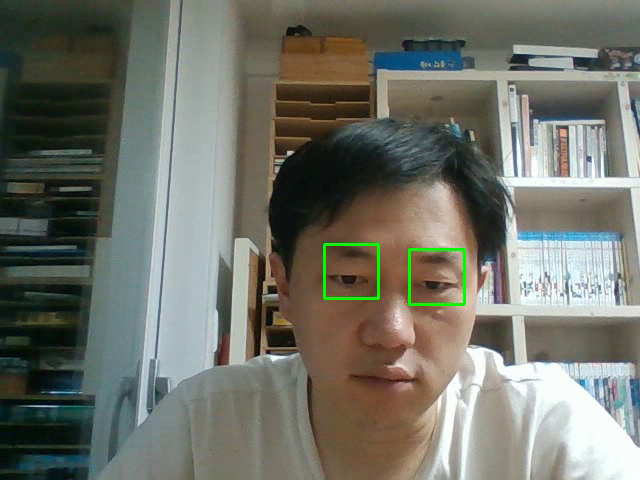
#> input picture frame 7 of 14_22-32-31.avi, 640 x 480 px, given in place of the camera
$ python ex_face_tracking.py
#> lines starting #> are read from the running program, lines starting #| are printed output that depends on the picture; after the words box and inside, x2 and y2 are one past the last pixel; in counts of white or black regions, pixels touching at a corner belong together
# -*- coding: utf-8 -*-
"""
Created on Sun Nov 14 16:09:19 2021

@author: natha
"""

import cv2
import datetime
import os

cur_dir = os.getcwd() + '\\'

cap = cv2.VideoCapture(0)
fourcc = cv2.VideoWriter_fourcc(*'XVID')
record = False

# face_cascade = cv2.CascadeClassifier('./imported_model/haarcascade_frontalface_default.xml')
# face_cascade = cv2.CascadeClassifier('./imported_model/haarcascade_eye.xml')
face_cascade = cv2.CascadeClassifier('./imported_model/haarcascade_lefteye_2splits.xml')

while True:
    ret, img = cap.read()
#> img is the input picture: shape (480, 640, 3); mean B, G, R 104.2, 113.8, 112.1

    if not ret:
        break

    gray = cv2.cvtColor(img, cv2.COLOR_BGR2GRAY)
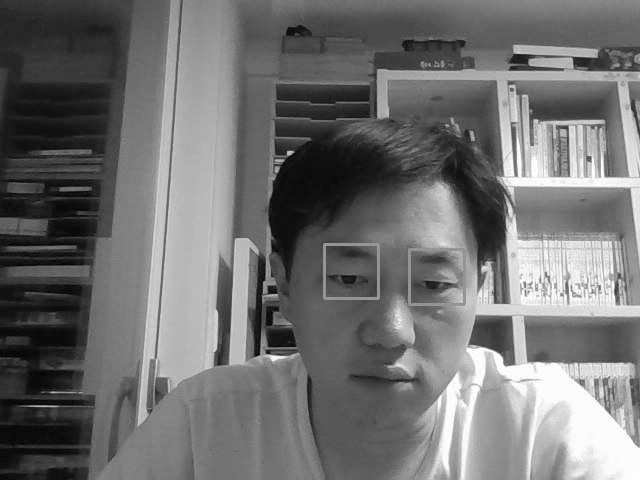
#> gray: shape (480, 640); min 3, max 255, mean 112.2
    faces = face_cascade.detectMultiScale(gray, 1.08, 5)
#> faces = [[328, 248, 46, 46], [411, 250, 53, 53]]

    for x, y, w, h in faces:
        cv2.rectangle(img, (x,y), (x+w, y+h), (0,255,0),2)
#> this loop made 2 passes
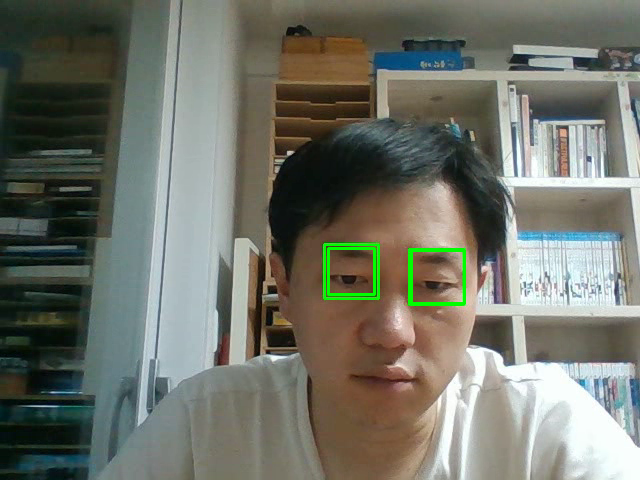
#> img: shape (480, 640, 3); 0.38% of pixels changed, all inside (x1, y1, x2, y2) = (327, 247, 466, 305)

    cv2.imshow('Output', img)

    now = datetime.datetime.now().strftime("%d_%H-%M-%S")
    key = cv2.waitKey(33)
#> (key Esc is pressed here)

    if key == 27:
        break
    elif key == ord('c'):
        print('Capture')
        cv2.imwrite(cur_dir + str(now) + ".png", img)
    elif key == ord('s'):
        print("Video Rec Start")
        record = True
        video = cv2.VideoWriter(cur_dir + str(now) + ".avi", fourcc, 20.0, (img.shape[1], img.shape[0]))
    elif key == ord('t'):
        print("Video Rec Stop")
        record = False
        video.release()

    if record == True:
        print("On Rec..")
        video.write(img)

cap.release()
cv2.destroyAllWindows()

$ run again, starting later in the video
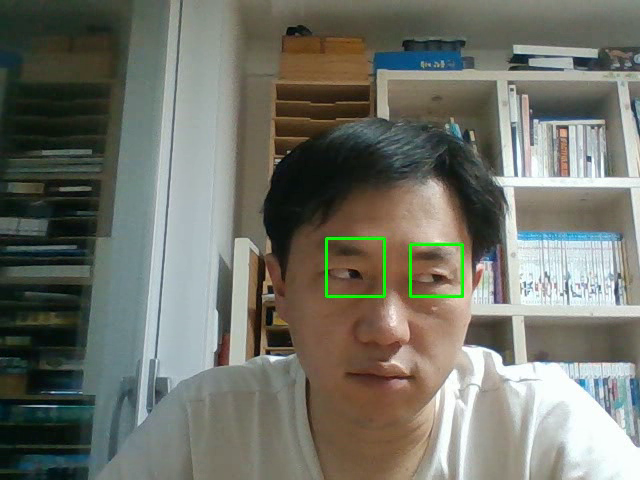
#> input picture frame 33 of 14_22-32-31.avi, 640 x 480 px, given in place of the camera
#> img is the input picture: shape (480, 640, 3); mean B, G, R 104.7, 114.4, 112.7
#> `gray = cv2.cvtColor(img, cv2.COLOR_BGR2GRAY)`:
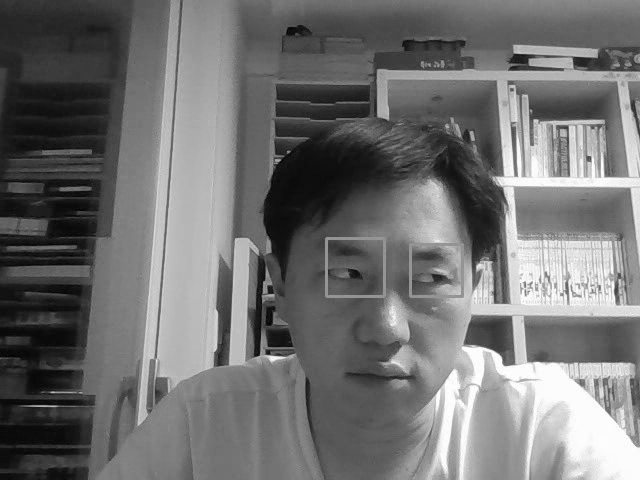
#> gray: shape (480, 640); min 1, max 255, mean 112.7
#> faces = [[412, 246, 50, 50], [330, 241, 51, 51]]
#> the loop `for x, y, w, h in faces:` made 2 passes
#> after the loop `for x, y, w, h in faces:`:
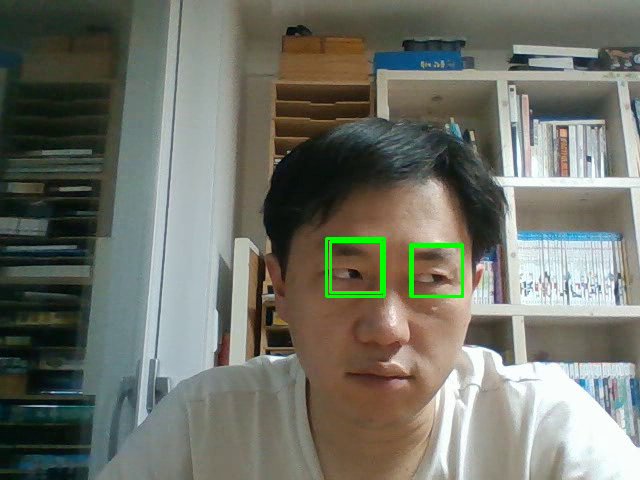
#> img: shape (480, 640, 3); 0.39% of pixels changed, all inside (x1, y1, x2, y2) = (329, 240, 464, 298)

$ run again, starting later in the video
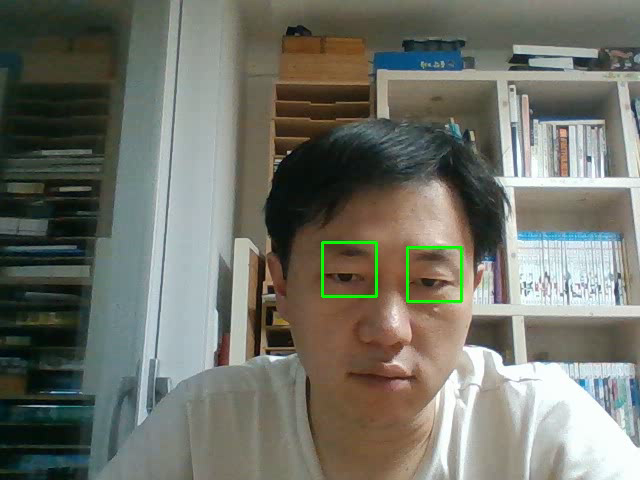
#> input picture frame 60 of 14_22-32-31.avi, 640 x 480 px, given in place of the camera
#> img is the input picture: shape (480, 640, 3); mean B, G, R 104.7, 114.3, 112.6
#> `gray = cv2.cvtColor(img, cv2.COLOR_BGR2GRAY)`:
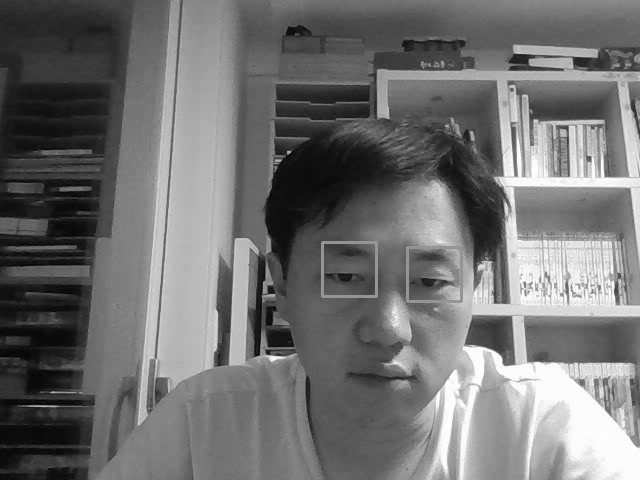
#> gray: shape (480, 640); min 1, max 255, mean 112.7
#> faces = [[408, 249, 52, 52], [325, 246, 47, 47]]
#> the loop `for x, y, w, h in faces:` made 2 passes
#> after the loop `for x, y, w, h in faces:`:
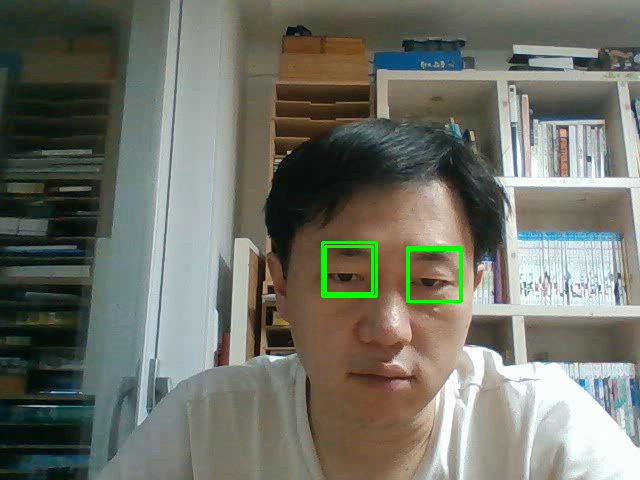
#> img: shape (480, 640, 3); 0.37% of pixels changed, all inside (x1, y1, x2, y2) = (324, 245, 462, 303)
